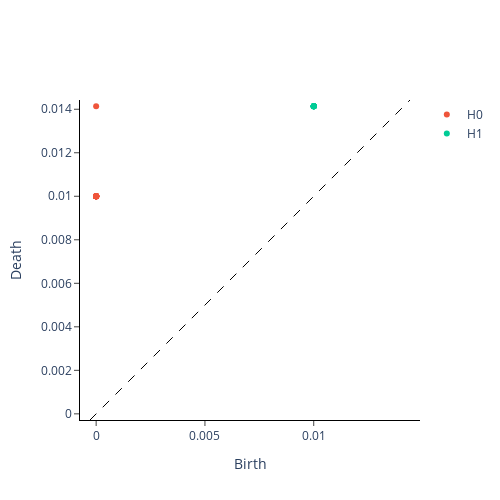
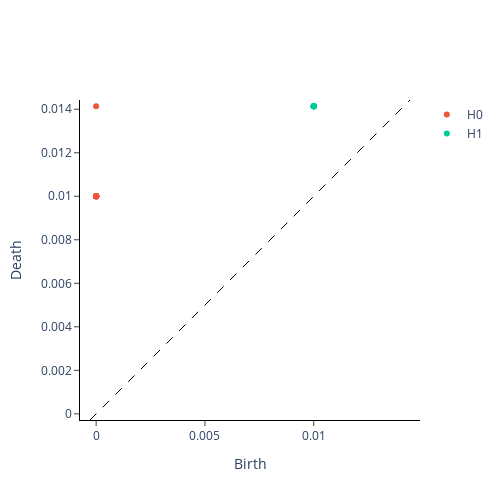
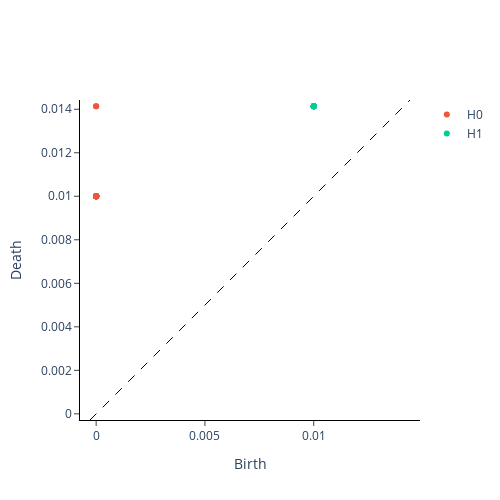
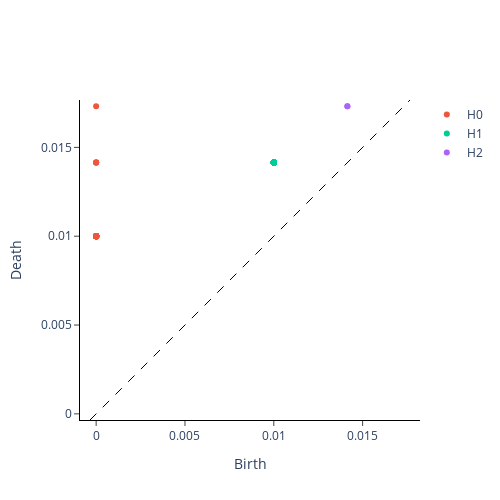

The notebook cell these images were saved under, in order:
### Code cell
# Finding the most representative diagrams for all labels

representative_diagrams = {} # barycenters for all labels

representative_diagrams[0] = find_barycenter(train_shortened_diagrams, len(train_shortened_diagrams[0]), 0)
representative_diagrams[1] = find_barycenter(train_shortened_diagrams, len(train_shortened_diagrams[1]), 1)
representative_diagrams[2] = find_barycenter(train_shortened_diagrams, len(train_shortened_diagrams[2]), 2)
representative_diagrams[3] = find_barycenter(train_shortened_diagrams, len(train_shortened_diagrams[3]), 3)
representative_diagrams[4] = find_barycenter(train_shortened_diagrams, len(train_shortened_diagrams[4]), 4)
